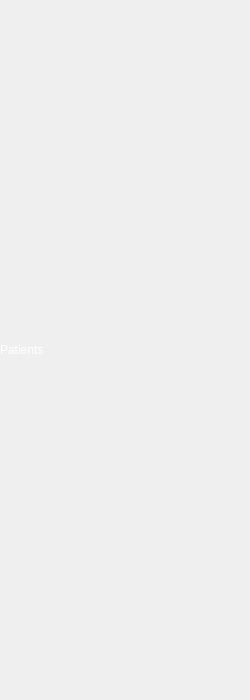
<?xml version="1.0" encoding="UTF-8"?>
<ui version="4.0">
 <class>ThumbnailsWidget</class>
 <widget class="QWidget" name="ThumbnailsWidget">
  <property name="geometry">
   <rect>
    <x>0</x>
    <y>0</y>
    <width>250</width>
    <height>700</height>
   </rect>
  </property>
  <property name="windowTitle">
   <string>ThumbnailsWidget</string>
  </property>
  <property name="styleSheet">
   <string notr="true">#labelTitleTh 
{
   color: white;
}

QTabWidget::pane 
{
  border: 1px solid grey;
}

QTabWidget::tab-bar 
{
  left: 5px;
}</string>
  </property>
  <layout class="QVBoxLayout" name="verticalLayout">
   <property name="spacing">
    <number>0</number>
   </property>
   <property name="leftMargin">
    <number>0</number>
   </property>
   <property name="topMargin">
    <number>0</number>
   </property>
   <property name="rightMargin">
    <number>0</number>
   </property>
   <property name="bottomMargin">
    <number>0</number>
   </property>
   <item>
    <widget class="QLabel" name="labelTitleTh">
     <property name="text">
      <string>Patients</string>
     </property>
     <property name="textFormat">
      <enum>Qt::AutoText</enum>
     </property>
     <property name="margin">
      <number>4</number>
     </property>
    </widget>
   </item>
  </layout>
 </widget>
 <layoutdefault spacing="6" margin="11"/>
 <resources/>
 <connections/>
</ui>
